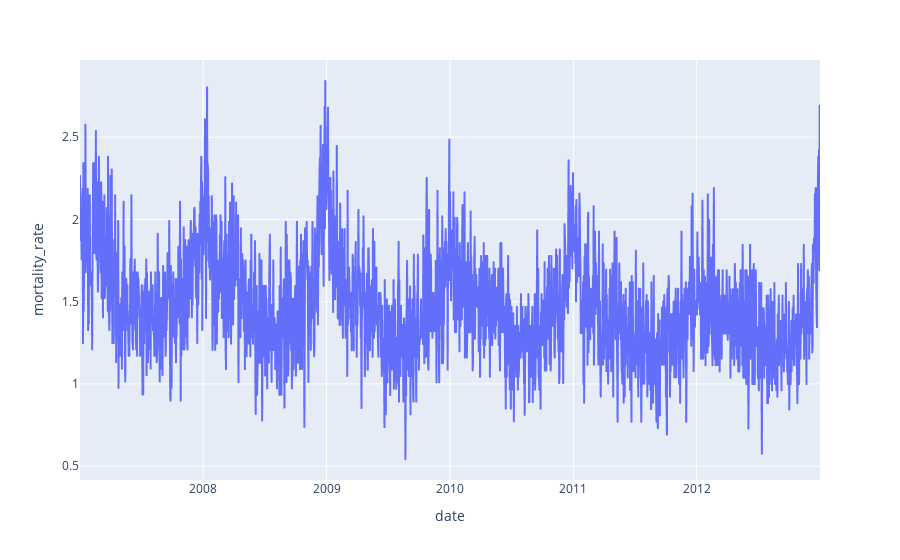

The cell this chart's notebook holds for it:
### Code cell
train_r1 = train[train["region"]=="E12000001"]
fig1 = px.line(train_r1, x='date', y='mortality_rate')
fig1.show()

### Figure 1 — Plotly figure (JSON) as saved in the notebook; plotly's stock layout.template omitted (floating-point values rounded to 4 significant figures; data arrays with more than 128 entries replaced by an {"elided": "..."} marker saying what was removed)
{"data": [{"hoverlabel": {"namelength": 0}, "hovertemplate": "date=%{x}<br>mortality_rate=%{y}", "legendgroup": "", "line": {"color": "#636efa", "dash": "solid"}, "mode": "lines", "name": "", "showlegend": false, "type": "scattergl", "x": {"elided": "2191 str values"}, "xaxis": "x", "y": {"elided": "2191 float values"}, "yaxis": "y"}], "layout": {"legend": {"tracegroupgap": 0}, "margin": {"t": 60}, "xaxis": {"anchor": "y", "domain": [0, 1], "title": {"text": "date"}}, "yaxis": {"anchor": "x", "domain": [0, 1], "title": {"text": "mortality_rate"}}}}
